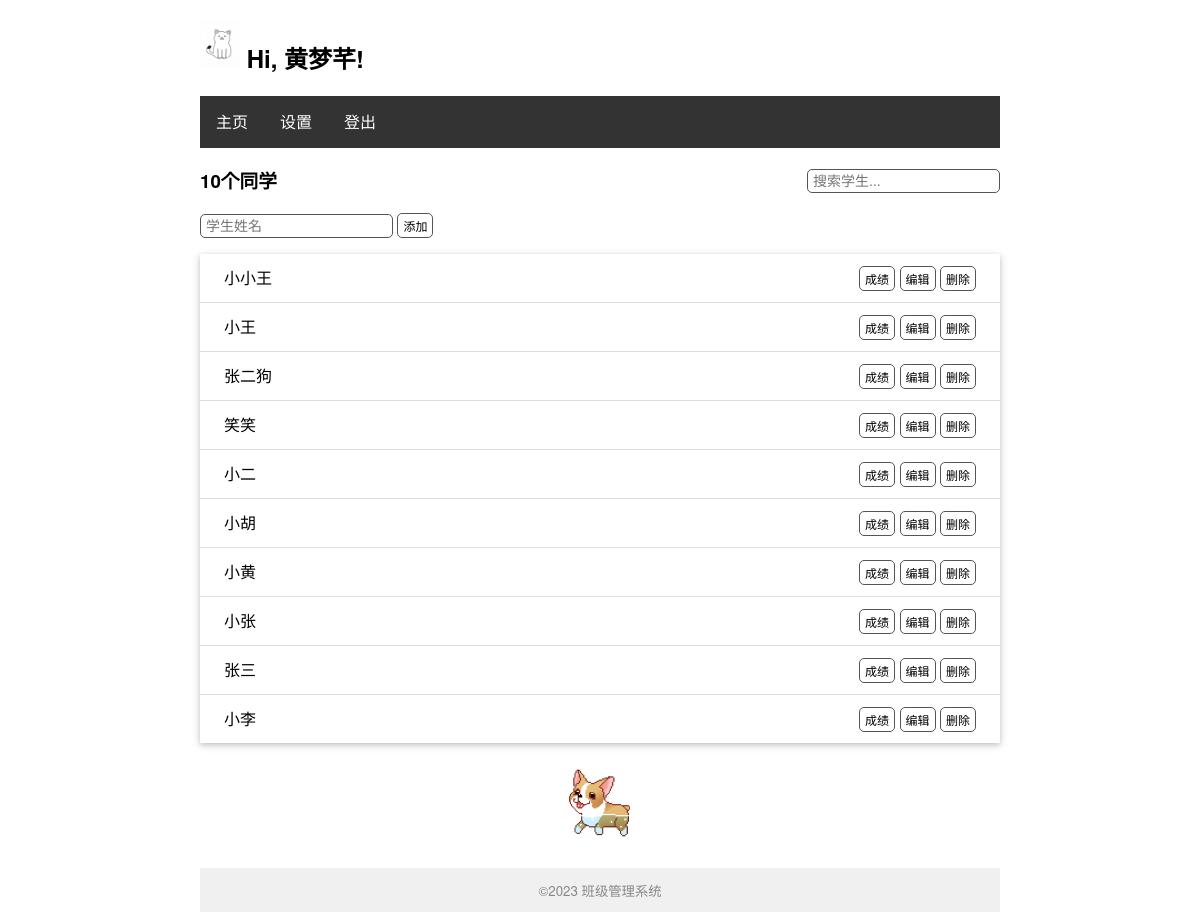
Screenshot of / (signed in) with the database file from the repository.
### app.py (models this page shows, shortened)
class User(db.Model, UserMixin):
    id = db.Column(db.Integer, primary_key=True)
    name = db.Column(db.String(20))
    username = db.Column(db.String(20))
    password_hash = db.Column(db.String(128))

class Student(db.Model):
    id = db.Column(db.Integer, primary_key=True)
    name = db.Column(db.String(20))
    courses = db.relationship('StudentCourse', backref='student', cascade='all, delete-orphan')

### app.py (the view, shortened to what this page needs)
@app.route('/', methods=['GET', 'POST'])
def index():
    students = Student.query.all()
    return render_template('index.html', students=students)

### app.py (called while the page is built)
@app.context_processor
def inject_user():
    user = User.query.first()
    return dict(user=user)

@login_manager.user_loader
def load_user(user_id):
    user = User.query.get(int(user_id))
    return user

### templates/index.html (shortened to what this page needs)
{% extends 'base.html' %}
{% block content %}
<div class="search-container">
    <h3>{{ students|length }}个同学</h3>
    <input type="text" id="search" placeholder="搜索学生..." autocomplete="off">
</div>
{% if current_user.is_authenticated %}
<form method="post">
    <input type="text" name="name" placeholder="学生姓名" autocomplete="off" required>
    <input class="btn" type="submit" name="submit" value="添加">
</form>
{% endif %}
<ul class="students-list">
    {% for student in students|reverse %}
    <li data-name="{{ student.name }}" data-href="{{ url_for('course', student_id=student.id) }}">
        {{ student.name }}
        <span class="float-right">
            {% if current_user.is_authenticated %}
            <a class="btn" href="{{ url_for('course', student_id=student.id) }}">成绩</a>
            <a class="btn" href="{{ url_for('edit', student_id=student.id) }}">编辑</a>
            <form class="inline-form" method="post" action="{{ url_for('delete', student_id=student.id) }}">
                <input class="delete-btn" type="submit" name="submit" value="删除" onclick="return confirm('确定删除吗？')">
            </form>
            {% endif %}
        </span>
    </li>
    {% endfor %}
</ul>
<img alt="奔跑" class="dog" src="{{ url_for('static', filename='images/dog.gif') }}">
{% endblock %}

### templates/base.html (shortened to what this page needs)
<!DOCTYPE html>
<html lang="en">
<head>
    <link rel="stylesheet" href="{{ url_for('static', filename='style.css') }}" type="text/css">
    <link rel="stylesheet" href="https://cdnjs.cloudflare.com/ajax/libs/font-awesome/6.0.0-beta3/css/all.min.css">
</head>
<body>
    <h2>
        {% if current_user.is_authenticated %}
        <img alt="HMQ" class="HMQ" src="{{ url_for('static', filename='images/cat.jpg') }}">
        Hi, {{ user.username }}!
        {% else %}
        <img alt="HMQ" class="HMQ" src="{{ url_for('static', filename='images/cat.jpg') }}">
        您好, 家长!
        {% endif %}
    </h2>
    <nav>
        <ul>
            <li><a href="{{ url_for('index') }}">主页</a></li>
            {% if current_user.is_authenticated %}
            <li><a href="{{ url_for('settings') }}">设置</a></li>
            <li><a href="{{ url_for('logout') }}">登出</a></li>
            {% else %}
            <li><a href="{{ url_for('login') }}">登陆</a></li>
            {% endif %}
        </ul>
    </nav>
    {% block content %}
    {% endblock %}
    <footer>
        <small>&copy;2023 班级管理系统</small>
    </footer>
</body>
</html>

### static/style.css (style rules this page uses)
body { margin: auto; max-width: 800px; font-size: 16px; font-family: "Helvetica Neue", Arial, sans-serif; line-height: 1.5; }
footer { color: #888; margin-top: 15px; text-align: center; padding: 10px; background-color: #f0f0f0; }
.HMQ { width: 40px; }
.students-list { list-style-type: none; padding: 0; margin-bottom: 10px; box-shadow: 0 2px 5px 0 rgba(0, 0, 0, 0.16), 0 2px 10px 0 rgba(0, 0, 0, 0.12); }
.students-list li { padding: 12px 24px; border-bottom: 1px solid #ddd; cursor: pointer; }
.students-list li:last-child { border-bottom:none; }
.dog { display: block; margin: 0 auto; height: 100px; }
nav ul { list-style-type: none; padding: 0; margin: 0; overflow: hidden; background-color: #333; }
nav li { float: left; }
nav li a { display: block; color: white; text-align: center; padding: 14px 16px; text-decoration: none; }
.float-right { float: right; }
input[type=submit] { font-family: inherit; }
input[type=text] { border: 1px solid #555555; padding: 3px 5px; border-radius: 5px; background-color: #ffffff; color: #262626; font-size: 14px; transition: background-color 0.3s, border-color 0.3s ease-in-out 0s; }
.btn { font-size: 12px; padding: 3px 5px; text-decoration: none; cursor: pointer; background-color: white; color: black; border: 1px solid #555555; border-radius: 5px; }
.delete-btn { font-size: 12px; padding: 3px 5px; text-decoration: none; cursor: pointer; background-color: white; color: black; border: 1px solid #555555; border-radius: 5px; }
.inline-form { display: inline; }
.search-container { display: flex; align-items: center; }
.search-container h3 { margin-right: 10px; }
.search-container input, .search-container button { margin-left: auto; }

### rows the page displays
User: username "黄梦芊"
Student: name "小小王"
Student: name "小王"
Student: name "张二狗"
Student: name "笑笑"
Student: name "小二"
Student: name "小胡"
Student: name "小黄"
Student: name "小张"
Student: name "张三"
Student: name "小李"

### other values shown
{{ students|length }} "10"
